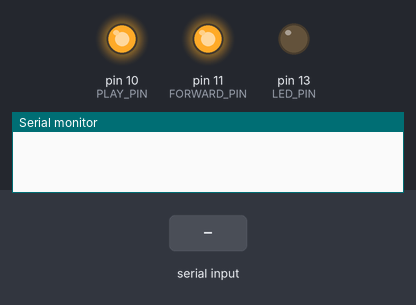
Recording of a sketch running on a simulated Arduino Uno, built with avr-gcc and run on an emulated ATmega328P. Parts: output pins drawn as LEDs (lit = HIGH), the last lines printed to the serial monitor. The inputs (shaded band) are chosen by the test bench.

Above: at 1.2 s.
1.3 s: "y" received over the second serial link
At 2.1 s:
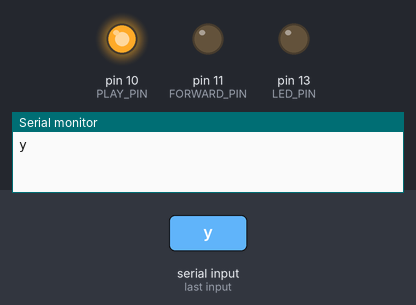
At 3.9 s:
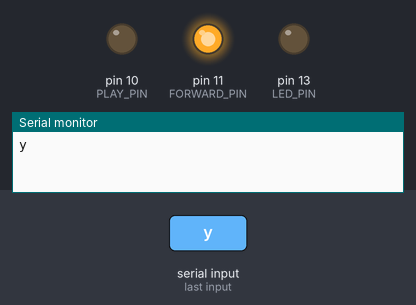
Timing chart, 0 to 9.8 s (numbered marks = the images above; inputs shaded):
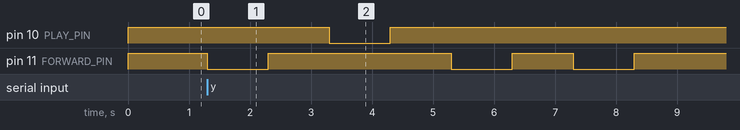

Measured:
- after the input at 1.3 s, pin 10 (PLAY_PIN): HIGH → LOW after 2.0 s, → HIGH 1.0 s later; pin 11 (FORWARD_PIN): goes LOW 1.0 s, HIGH 3.0 s, LOW 1.0 s, HIGH 1.0 s, LOW 1.0 s, then HIGH, starting at once

The sketch:

BT_rec.ino
```cpp
#include <SoftwareSerial.h>   // 引用程式庫

#define PLAY_PIN 10
#define FORWARD_PIN 11
#define REC_NUM 3

// 定義連接藍牙模組的序列埠
SoftwareSerial BT(8, 9); // 接收腳, 傳送腳
char val;  // 儲存接收資料的變數
const byte LED_PIN = 13;  // 定義LED腳位
int curRec = 0;

void setup() {
  // 設定HC-05藍牙模組，AT命令模式的連線速率。
  Serial.begin(9600);   // 與電腦序列埠連線
  BT.begin(38400);
  pinMode(LED_PIN, OUTPUT);
  pinMode(PLAY_PIN, OUTPUT);
  pinMode(FORWARD_PIN, OUTPUT);

  digitalWrite(PLAY_PIN, HIGH);
  digitalWrite(FORWARD_PIN, HIGH);
}

void loop() {
  // 若收到藍牙模組的資料，則送到「序列埠監控視窗」
  if (BT.available()) {
    val = BT.read();
    Serial.println(val);
    switch(val){

      case 'g':
        play(0);
      break;

      case 'y':
        play(1);
      break;

      case 'r':
        play(2);
      break;

      case 'd':
        play_test();
      break;

      case '1':
        digitalWrite(LED_PIN, HIGH);
        // 回應命令發送端，告知「已開燈」
        BT.println("LED ON");
      break;

      case '0':
        digitalWrite(LED_PIN, LOW);
        // 回應命令發送端，告知「已關燈」
        BT.println("LED OFF");
      break;

      default:

      break;
    }
  }
}

void play(int btnType){
  for(int i=0;i<btnType;i++){
    digitalWrite(FORWARD_PIN, LOW);
    delay(1000);
    digitalWrite(FORWARD_PIN, HIGH);
    delay(1000);
  }

  digitalWrite(PLAY_PIN, LOW);
  delay(1000);
  digitalWrite(PLAY_PIN, HIGH);
  delay(1000);
  val='i';
  if(btnType==0)
    return;

  for(int i=0;i<REC_NUM - btnType;i++){
    digitalWrite(FORWARD_PIN, LOW);
    delay(1000);
    digitalWrite(FORWARD_PIN, HIGH);
    delay(1000);
  }

  return;
}

void play_test(){
  digitalWrite(PLAY_PIN, LOW);
  delay(1000);
  digitalWrite(PLAY_PIN, HIGH);
}
```
